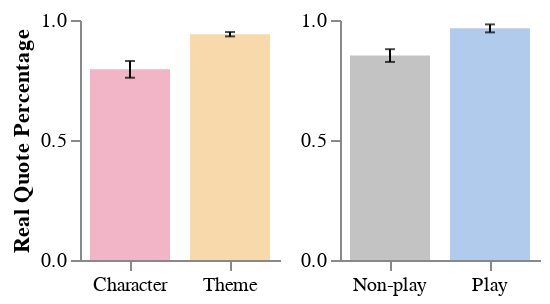

Notebook code for this chart:
### Code cell
# Final combined chart
combined_chart = alt.hconcat(
    (bars2 + error_bars2).properties(
        width=100,
        height=120,
    ),
    (bars + error_bars).properties(
        width=100,
        height=120,
    )
).configure_view(
    stroke=None
).configure_title(
    fontSize=14,
    anchor='start'
).resolve_scale(
    color='independent'
).configure_concat(
    spacing=10
)

combined_chart

### Figure 1 — Vega-Lite specification as saved in the notebook (floating-point values rounded to 4 significant figures)
{"config": {"view": {"continuousWidth": 300, "continuousHeight": 300, "stroke": null}, "concat": {"spacing": 10}, "title": {"anchor": "start", "fontSize": 14}}, "hconcat": [{"layer": [{"mark": {"type": "bar", "opacity": 0.5, "width": 40}, "encoding": {"color": {"field": "type", "legend": null, "scale": {"domain": ["Theme", "Character"], "range": ["#EFB45A", "#E56A8F"]}, "title": null, "type": "nominal"}, "tooltip": [{"field": "mean", "type": "quantitative"}, {"field": "ci_low", "type": "quantitative"}, {"field": "ci_high", "type": "quantitative"}], "x": {"axis": {"labelAngle": 0}, "field": "type", "title": null, "type": "nominal"}, "y": {"axis": {"grid": false}, "field": "mean", "title": "Real Quote Percentage", "type": "quantitative"}}}, {"mark": {"type": "errorbar", "color": "black", "size": 5, "ticks": true}, "encoding": {"x": {"field": "type", "type": "nominal"}, "y": {"field": "ci_low", "title": "Real Quote Percentage", "type": "quantitative"}, "y2": {"field": "ci_high"}}}], "data": {"name": "data-8f7c422c6162f515f5fc8e5d6cd3426b"}, "height": 120, "width": 100}, {"layer": [{"mark": {"type": "bar", "opacity": 0.5, "width": 40}, "encoding": {"color": {"field": "type", "legend": null, "scale": {"domain": ["Play", "Non-play"], "range": ["#6598DB", "#888888"]}, "title": null, "type": "nominal"}, "tooltip": [{"field": "mean", "type": "quantitative"}, {"field": "ci_low", "type": "quantitative"}, {"field": "ci_high", "type": "quantitative"}], "x": {"axis": {"labelAngle": 0}, "field": "type", "title": null, "type": "nominal"}, "y": {"axis": {"grid": false}, "field": "mean", "type": "quantitative"}}}, {"mark": {"type": "errorbar", "color": "black", "size": 5, "ticks": true}, "encoding": {"x": {"field": "type", "type": "nominal"}, "y": {"field": "ci_low", "title": null, "type": "quantitative"}, "y2": {"field": "ci_high"}}}], "data": {"name": "data-cb30daa71d99c2ba9220c741c8bbf47c"}, "height": 120, "width": 100}], "resolve": {"scale": {"color": "independent"}}, "$schema": "https://vega.github.io/schema/vega-lite/v5.20.1.json", "datasets": {"data-8f7c422c6162f515f5fc8e5d6cd3426b": [{"type": "Theme", "mean": 0.9407, "ci_low": 0.9317, "ci_high": 0.9498}, {"type": "Character", "mean": 0.7943, "ci_low": 0.7595, "ci_high": 0.8292}], "data-cb30daa71d99c2ba9220c741c8bbf47c": [{"type": "Play", "mean": 0.9651, "ci_low": 0.9485, "ci_high": 0.9817}, {"type": "Non-play", "mean": 0.8518, "ci_low": 0.8252, "ci_high": 0.8784}]}}
